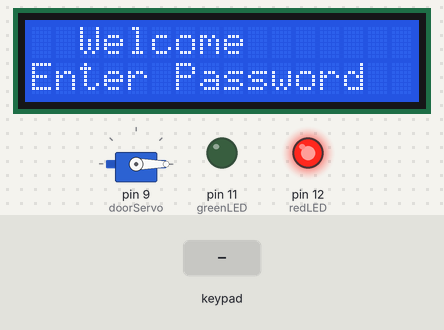
Simulated run of this sketch. Board: Arduino Uno, built with avr-gcc and run on an emulated ATmega328P. Shown: 16×2 character LCD, servo, output pins drawn as LEDs (lit = HIGH). Inputs (shaded band) come from the test bench.

Above: at 2.2 s.
2.3 s: keypad keys 1 1 2 2 pressed 0.4 s apart
At 6.3 s:
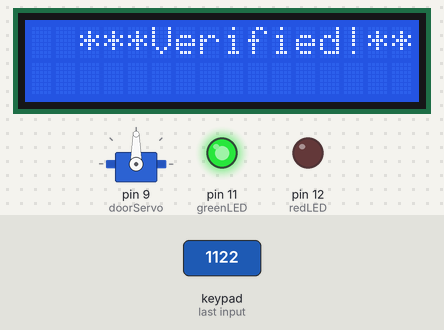
6.9 s: key '#' pressed
At 9.1 s:
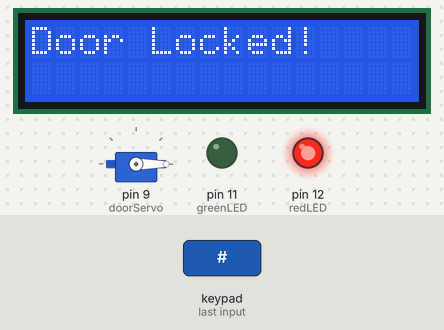
9.9 s: key 'A' pressed
At 10.7 s:
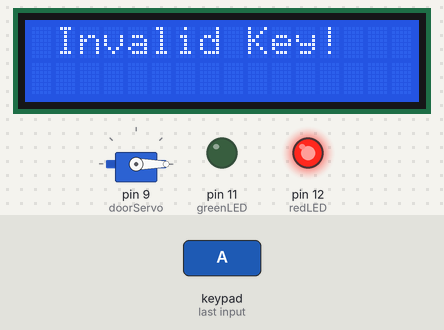
Timing chart, 0 to 12.9 s (numbered marks = the images above; inputs shaded):
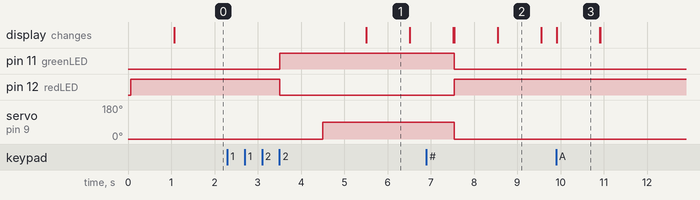

The sketch:

sketch_aug17b.ino
```cpp
#include<LiquidCrystal.h>
#include<Keypad.h>
#include<Servo.h>

 Servo doorServo;

#define redLED 12
#define greenLED 11

char* password="1122";
int pozisyon=0;

const byte rows=4;
const byte cols=4;


char keyMap[rows] [cols] = {

{'1','2','3','A'},

{'4','5','6','B'},

{'7','8','9','C'},
{'*','0','#','D'}


};

byte rowPins[rows] ={1,2,3,4};
byte colPins[cols] ={5,6,7,8};

Keypad myKeypad = Keypad(makeKeymap(keyMap), rowPins,colPins, rows, cols);
LiquidCrystal lcd (A0, A1, A2, A3, A4, A5);

void setup() {
  lcd.begin(16, 2);
  pinMode(redLED, OUTPUT);
  pinMode(greenLED, OUTPUT);
  setLocked (true);

 doorServo.attach(9); // Attach servo to pin 9

}

void loop() {
  char whichKey = myKeypad.getKey();


  lcd.setCursor(0, 0);
  lcd.print("  Welcome  ");
   lcd.setCursor(0, 1);
  lcd.print("Enter Password");

  if(whichKey == '#')
  {

    pozisyon=0;
    setLocked (true);
    lcd.clear();
    lcd.setCursor(0, 0);
    lcd.print( "Door Locked!");
    delay(1000);
    lcd.clear();


  }

  if(whichKey == 'A' || whichKey == 'B' ||whichKey == 'C' || whichKey == 'D')
  {
    lcd.clear();
    lcd.setCursor(0, 0);
    lcd.print( " Invalid Key!");
    delay(1000);
    lcd.clear();
  }
  if(whichKey == password [pozisyon])
  {
    pozisyon ++;
  }

  if(pozisyon == 4)
  {

    setLocked (false);
    lcd.clear();
    lcd.setCursor(0, 0);
    lcd.print( "  ***Verified!***");
   delay(1000);
    lcd.clear();
    lcd.setCursor(0, 0);
    lcd.print( " Welcome ");
    lcd.setCursor(0, 1);
    lcd.print( " Home ");

    delay(1000);

    lcd.clear();

  }

}

void setLocked(bool locked)
{

    if(locked ) //check door locked
    {
      digitalWrite(redLED, HIGH);
      digitalWrite(greenLED, LOW);

    closeAndLockDoor();
  delay(1000); // Wait for 1 seconds


    }
    else
    {
      digitalWrite(redLED, LOW);
      digitalWrite(greenLED, HIGH);
       unlockAndOpenDoor();
     delay(1000); // Wait for 1  seconds


    }


}

void unlockAndOpenDoor() {
  doorServo.write(0);  // Unlock the door
  delay(1000);        // Wait for 1 second
  doorServo.write(90); // Open the door to 90 degrees
}


void closeAndLockDoor() {
  doorServo.write(0);  // Close the door
  //delay(1000);        // Wait for 1 second
  //doorServo.write(90); // Lock the door
}
```

Measured:
- after the input at 2.3 s, pin 11 (greenLED): LOW → HIGH after 1.2 s; pin 12 (redLED): HIGH → LOW after 1.2 s; servo on pin 9 (doorServo): 0° → 90° after 2.2 s; the display: changes after 3.2 s (image 1)
- after the input at 6.9 s, pin 11 (greenLED): HIGH → LOW after 0.64 s; pin 12 (redLED): LOW → HIGH after 0.64 s; servo on pin 9 (doorServo): 90° → 0° after 0.64 s; the display: first differs from a run without the input after 1.6 s (image 2)
- after the input at 9.9 s, the display: changes at once (image 3)
- what the display in image 1 shows lasts 1.0 s, from 5.5 s to 6.5 s
